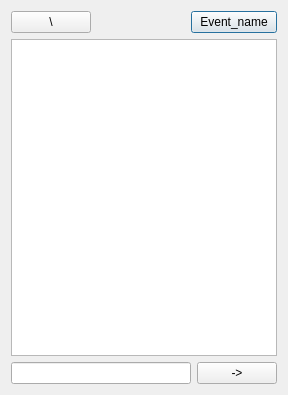
<?xml version="1.0" encoding="UTF-8"?>
<ui version="4.0">
 <class>EventWindow</class>
 <widget class="QDialog" name="EventWindow">
  <property name="geometry">
   <rect>
    <x>0</x>
    <y>0</y>
    <width>288</width>
    <height>395</height>
   </rect>
  </property>
  <property name="windowTitle">
   <string>Dialog</string>
  </property>
  <layout class="QGridLayout" name="gridLayout">
   <item row="1" column="0" colspan="4">
    <widget class="QTextBrowser" name="textBrowser"/>
   </item>
   <item row="0" column="2" colspan="2">
    <widget class="QPushButton" name="pushButton_3">
     <property name="text">
      <string>Event_name</string>
     </property>
    </widget>
   </item>
   <item row="2" column="3">
    <widget class="QPushButton" name="pushButton_2">
     <property name="text">
      <string>-&gt;</string>
     </property>
    </widget>
   </item>
   <item row="0" column="0">
    <widget class="QPushButton" name="pushButton">
     <property name="sizePolicy">
      <sizepolicy hsizetype="Minimum" vsizetype="Fixed">
       <horstretch>0</horstretch>
       <verstretch>0</verstretch>
      </sizepolicy>
     </property>
     <property name="minimumSize">
      <size>
       <width>0</width>
       <height>0</height>
      </size>
     </property>
     <property name="maximumSize">
      <size>
       <width>16777215</width>
       <height>16777215</height>
      </size>
     </property>
     <property name="text">
      <string>\</string>
     </property>
    </widget>
   </item>
   <item row="2" column="0" colspan="3">
    <widget class="QLineEdit" name="lineEdit"/>
   </item>
   <item row="0" column="1">
    <spacer name="horizontalSpacer">
     <property name="orientation">
      <enum>Qt::Horizontal</enum>
     </property>
     <property name="sizeHint" stdset="0">
      <size>
       <width>40</width>
       <height>20</height>
      </size>
     </property>
    </spacer>
   </item>
  </layout>
 </widget>
 <resources/>
 <connections/>
</ui>
